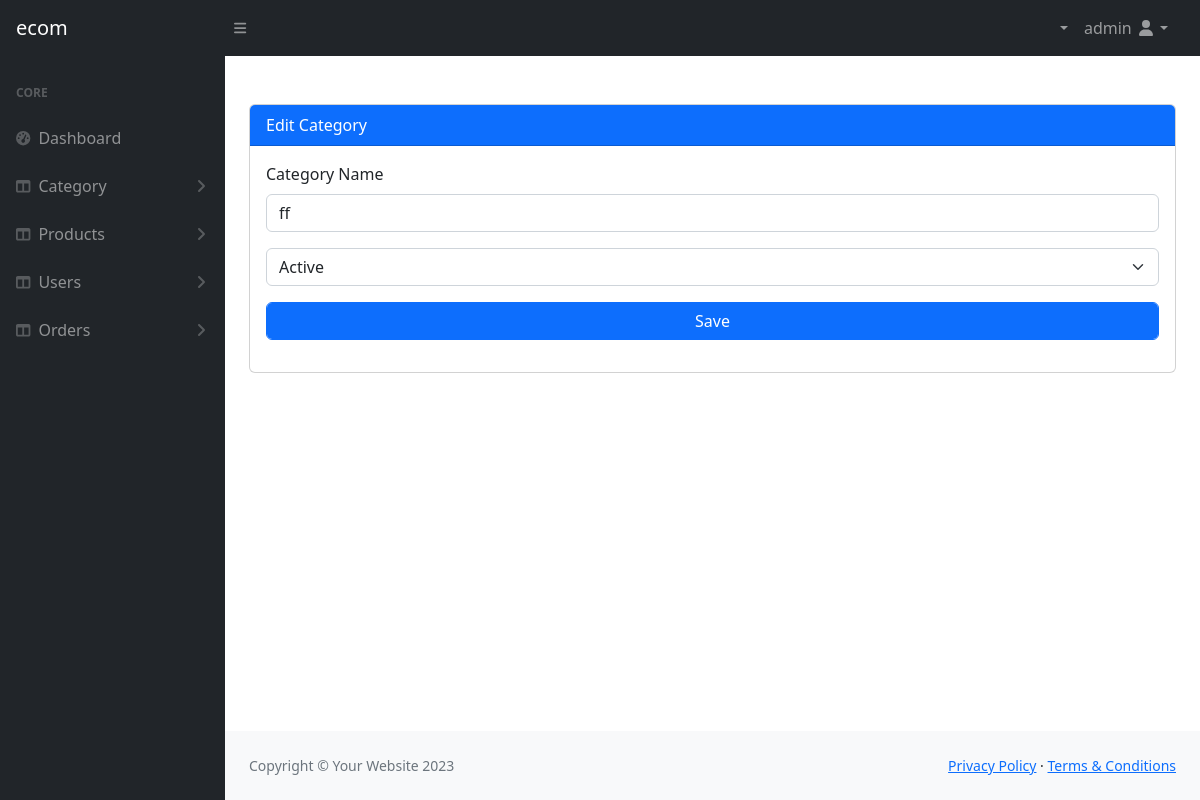
Page /Adminpanel/edit_category.php?id=5 (signed in) on the committed database.
### tables this page shows
CREATE TABLE `tbl_user` (
  `user_id` int(11) NOT NULL,
  `name` varchar(50) NOT NULL,
  `email` varchar(50) NOT NULL,
  `password` varchar(250) NOT NULL,
  `status` int(11) NOT NULL,
  `is_admin` int(11) NOT NULL,
  `otp` varchar(10) NOT NULL,
  `is_verify` int(11) NOT NULL
);

CREATE TABLE `tbl_category` (
  `category_id` int(11) NOT NULL,
  `category_name` varchar(50) NOT NULL,
  `is_active` int(11) NOT NULL
);

### Adminpanel/edit_category.php (the view, shortened to what this page needs)
<?php include("header.php");
$id=$_GET["id"];
$query="SELECT * from tbl_category where category_id=$id";
$result=mysqli_query($con,$query);
$data= (mysqli_fetch_assoc($result));
?>
<div id="layoutSidenav_content">
                <main>
                    <div class="container-fluid px-4">
                    <div class="card mb-4 mt-5">
                            <div class="card-header bg-primary text-white">
                                Edit Category
                            </div>
                            <div class="card-body">
                            <form method="post">
                            <div class="mb-3">
  <label for="exampleFormControlInput1" class="form-label">Category Name</label>
  <input type="text" name="name" class="form-control"   value="<?php echo htmlspecialchars($data['category_name']); ?>"  id="exampleFormControlInput1" placeholder="Enter name">
</div>
<div class="mb-3">
<select class="form-select" name="status" required>
                                <option value="1" <?php if ($data['is_active'] == 1) echo 'selected'; ?>>Active</option>
                            </select>
</div>
<div class="mb-3">
  <input type="submit" name="update_btn" class="form-control btn btn-primary"  value="Save">
</div>
                            </form>
                            </div>
                        </div>
                    </div>
                </main>
<?php
include('footer.php');
?>

### Adminpanel/header.php (shortened to what this page needs)
<?php
include('../connection/connection.php');
$adminrecord=$_SESSION["adminLogined"];
?>
<!DOCTYPE html>
<html lang="en">
    <head>
        <link href="https://cdn.jsdelivr.net/npm/simple-datatables@7.1.2/dist/style.min.css" rel="stylesheet" />
        <link href="css/styles.css" rel="stylesheet" />
    </head>
    <body class="sb-nav-fixed">
        <nav class="sb-topnav navbar navbar-expand navbar-dark bg-dark">
            <a class="navbar-brand ps-3" href="index.php">ecom</a>
            <button class="btn btn-link btn-sm order-1 order-lg-0 me-4 me-lg-0" id="sidebarToggle" href="#!"><i class="fas fa-bars"></i></button>
            <ul class="navbar-nav ms-auto ms-md-0 me-3 me-lg-4">
                <li class="nav-item dropdown">
                    <?php
                     $query = "SELECT * from tbl_user where user_id = $adminrecord ";
                     $result=mysqli_query($con,$query);
                     foreach($result as $data){
                        echo" <a class='nav-link dropdown-toggle' id='navbarDropdown' href='#' role=
                        button' data-bs-toggle='dropdown' aria-expanded='false'> ";
                         echo "<li class='text-white'>
                      $data[name]  <i class='fas fa-user fa-fw'></i></a>
                    <ul class='dropdown-menu dropdown-menu-end' aria-labelledby='navbarDropdown'>
                        <li><a class='dropdown-item' href='profile.php'>Profile</a></li>
                        <li><a class='dropdown-item' href='Changepassword.php';>Activity Log</a></li>
                        <li><hr class='dropdown-divider' /></li>
                        <li><a class='dropdown-item' href='../Auth/Logout.php'>Logout</a></li>
                    </ul>";}
                    ?>
                </li>
            </ul>
        </nav>
        <div id="layoutSidenav">
            <div id="layoutSidenav_nav">
                <nav class="sb-sidenav accordion sb-sidenav-dark" id="sidenavAccordion">
                    <div class="sb-sidenav-menu">
                        <div class="nav">
                            <div class="sb-sidenav-menu-heading">Core</div>
                            <a class="nav-link" href="index.php">
                                <div class="sb-nav-link-icon"><i class="fas fa-tachometer-alt"></i></div>
                                Dashboard
                            </a>
                            <a class="nav-link collapsed" href="#" data-bs-toggle="collapse" data-bs-target="#collapseLayouts" aria-expanded="false" aria-controls="collapseLayouts">
                                <div class="sb-nav-link-icon"><i class="fas fa-columns"></i></div>
                                Category
                                <div class="sb-sidenav-collapse-arrow"><i class="fas fa-angle-down"></i></div>
                            </a>
                            <a class="nav-link collapsed" href="#" data-bs-toggle="collapse" data-bs-target="#collapseLayouts1" aria-expanded="false" aria-controls="collapseLayouts1">
                                <div class="sb-nav-link-icon"><i class="fas fa-columns"></i></div>
                                Products
                                <div class="sb-sidenav-collapse-arrow"><i class="fas fa-angle-down"></i></div>
                            </a>
                            <a class="nav-link collapsed" href="#" data-bs-toggle="collapse" data-bs-target="#collapseLayouts2" aria-expanded="false" aria-controls="collapseLayouts2">
                                <div class="sb-nav-link-icon"><i class="fas fa-columns"></i></div>
                                Users
                                <div class="sb-sidenav-collapse-arrow"><i class="fas fa-angle-down"></i></div>
                            </a>
                            <a class="nav-link collapsed" href="#" data-bs-toggle="collapse" data-bs-target="#collapseLayouts3" aria-expanded="false" aria-controls="collapseLayouts3">
                                <div class="sb-nav-link-icon"><i class="fas fa-columns"></i></div>
                                Orders
                                <div class="sb-sidenav-collapse-arrow"><i class="fas fa-angle-down"></i></div>
                            </a>
                    </div>
                </nav>
            </div>

### rows in the picture
tbl_user: name "admin"
tbl_category: name "ff", status "Active"
